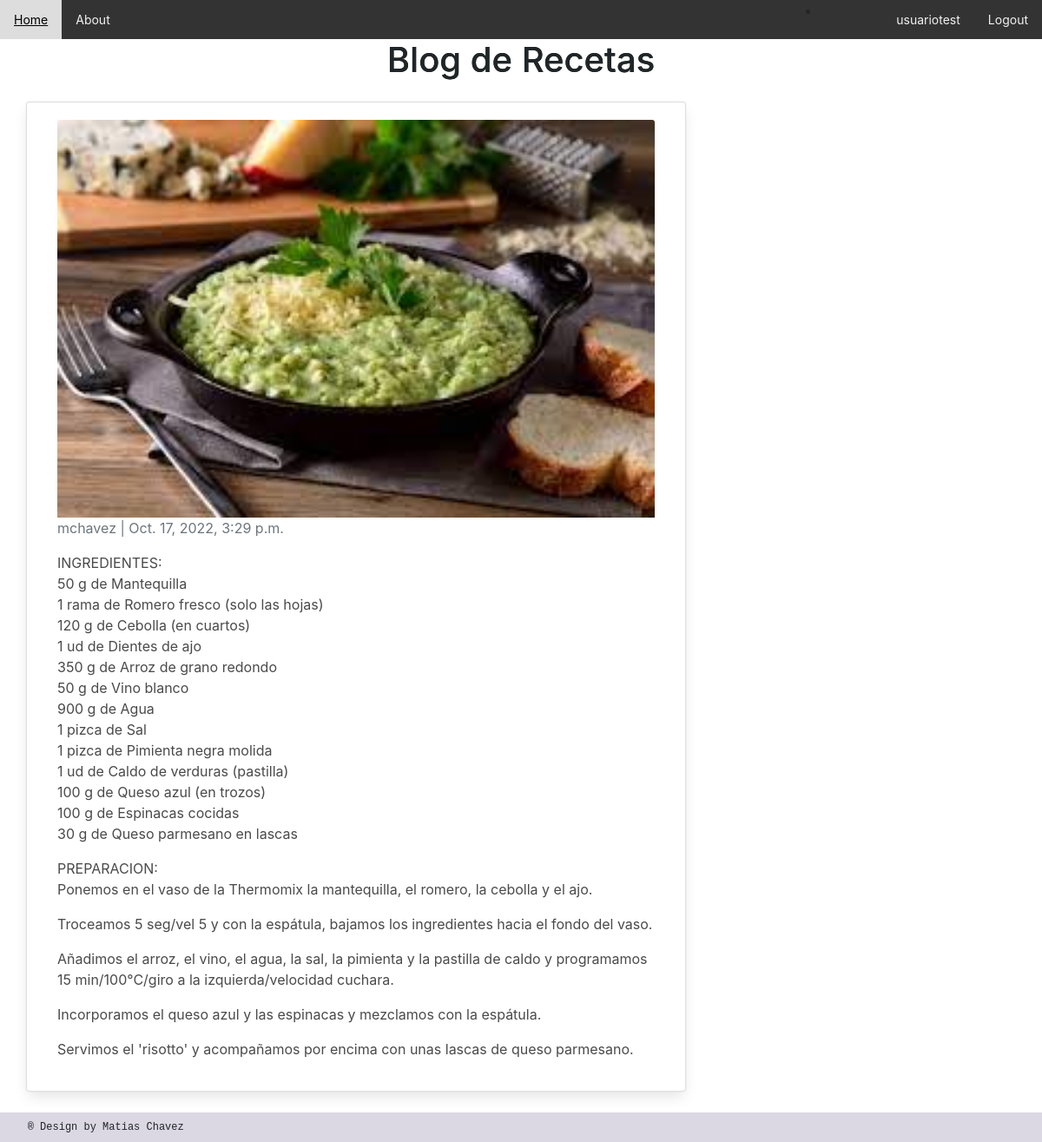
Before: /AppGlobal/risotto-de-espinaca-y-queso-azul/ (signed in) with the older database file.
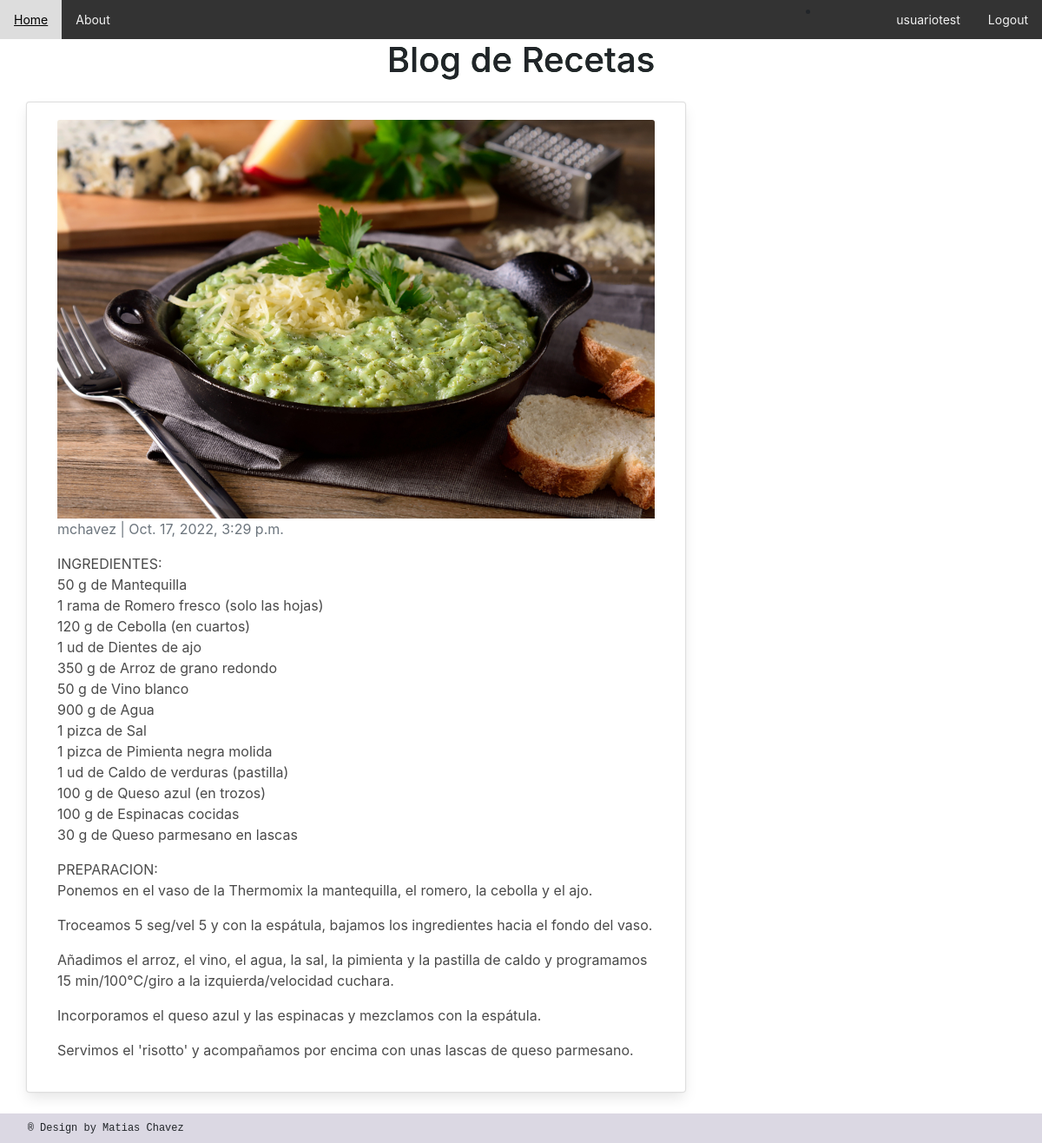
After: the same page with the newer database file.
### AppGlobal/models.py (models this page shows, shortened)
class Blog(models.Model):
   titulo = models.CharField(max_length=60, unique=True)
   slug = AutoSlugField(populate_from='titulo',editable=True, always_update=True)
   descripcion = models.CharField(max_length=120, unique=True)
   body = models.TextField()
   publish_date = models.DateTimeField(auto_now_add=True)
   image = models.ImageField(upload_to='imagenes', null = True, blank = True)
   author= models.ForeignKey(User, on_delete=models.CASCADE, default = '0')

### AppGlobal/views.py (the view)
# urls.py: path('<slug:slug>/', PostDetail.as_view(), name='post_detail'),
class PostDetail(DetailView):
    model = Blog
    context_object_name = 'post'
    template_name = 'blog_detail.html'

### AppGlobal/templates/blog_detail.html (shortened to what this page needs)
{% extends 'home.html' %}
{% block body %}
<div class="container">
  <div class="row">
    <div class="col-md-8 card mb-4  mt-3 left  top">
      <div class="card-body">
        <img src="/media/{{post.image}}" class="card-img-top" alt="..." height="200px">
        <p class=" text-muted">{{ post.author }} | {{ post.publish_date }}</p>
        <p class=" text-muted">{{ post.body |linebreaks }}</p>
      </div>
    </div>
  </div>
</div>
{% endblock body %}

### AppGlobal/templates/home.html (shortened to what this page needs)
<!DOCTYPE html>
<html lang="en">
<head>
    {% load static %}
    <link href="https://cdnjs.cloudflare.com/ajax/libs/font-awesome/5.15.3/css/all.min.css" rel="stylesheet" />
    <link href="https://cdn.jsdelivr.net/npm/bootstrap@5.2.2/dist/css/bootstrap.min.css" rel="stylesheet">
    <link rel="stylesheet" href="{%static 'css/myestilo.css'%}">
    <link rel="stylesheet" href="{% static 'css/bulma.min.css' %}">
    <link rel="stylesheet" href="{% static 'css/style.css' %}">
    <link href="//maxcdn.bootstrapcdn.com/bootstrap/4.1.1/css/bootstrap.min.css" rel="stylesheet" id="bootstrap-css">
    <link href="https://cdn.jsdelivr.net/npm/bootstrap@5.0.2/dist/css/bootstrap.min.css" rel="stylesheet">
    <link rel="stylesheet" href="https://maxcdn.bootstrapcdn.com/bootstrap/4.0.0/css/bootstrap.min.css">
</head>
<header>
    <div class="topnav">
        <a href="/AppGlobal/home">Home</a>
        <a href="/AppGlobal/about">About</a>
        <div class="topnav-right">
            {% if request.user.is_authenticated  %}
            <li class="nav-item" style="position: absolute; right: 250px">
            </li>
            <a href="/AppGlobal/perfil">{{ user.username }}</a>
            <a href="/AppGlobal/logout">Logout</a>
            {% else %}
            <a href="/AppGlobal/login">Login</a>
            <a href="/AppGlobal/registro">Registro</a>
            {% endif %}
        </div>
      </div>
</header>
<h1>Blog de Recetas</h1>
{% block body %}{% endblock %}
<footer>
    <p class="pFooter"> ®  Design by Matias Chavez </p>
    </footer>

### AppGlobal/static/css/myestilo.css (style rules this page uses)
.topnav { background-color: #333; overflow: hidden; }
.topnav a { float: left; color: #f2f2f2; text-align: center; padding: 12px 16px; text-decoration: none; font-size: 14px; }
.topnav-right { float: right; }
footer { background-color: #dbd8e3; padding: 8px; }
.pFooter { font-family: monospace; font-size: 12px; margin-left: 2%; margin-top: auto; margin-bottom: auto; }
h1 { font-size: 40px; font-weight: 800; background-image: linear-gradient(90deg, rgba(0,36,1,1) 61%, rgba(10,93,62,1) 100%, rgba(0,212,255,1) 100%); color: transparent; background-clip: text; -webkit-background-clip: text; margin-left: auto; position: relative; text-align: center; padding: .5% }

### AppGlobal/static/css/style.css (style rules this page uses)
* { box-sizing:border-box }

Changed rows visible on the page:
changed Blog "mchavez": image: a different picture
